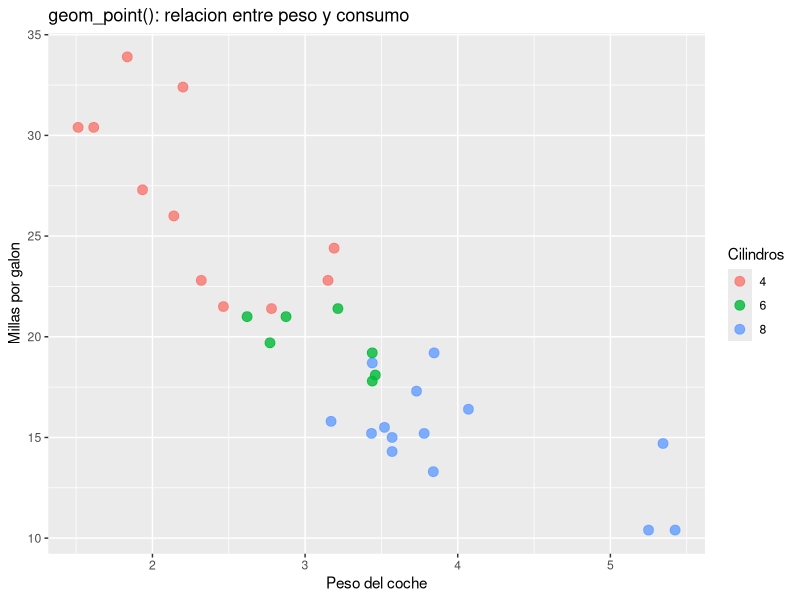
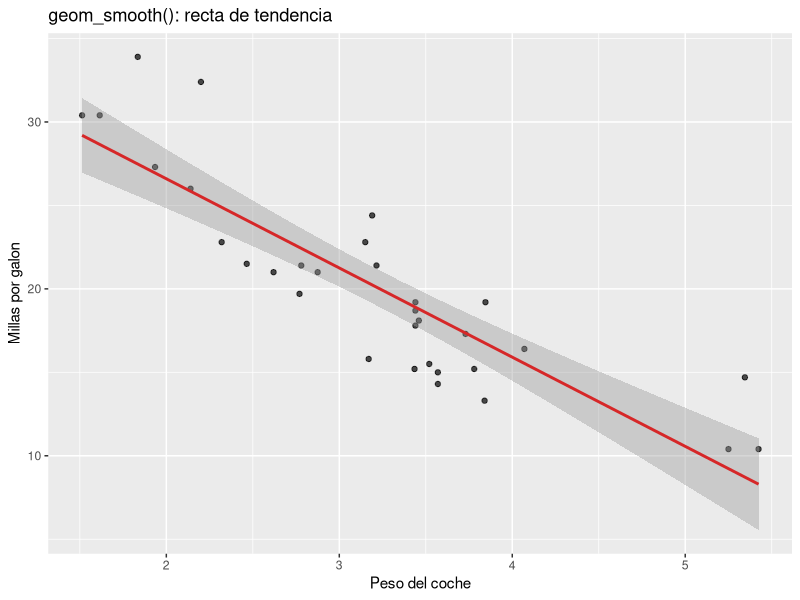
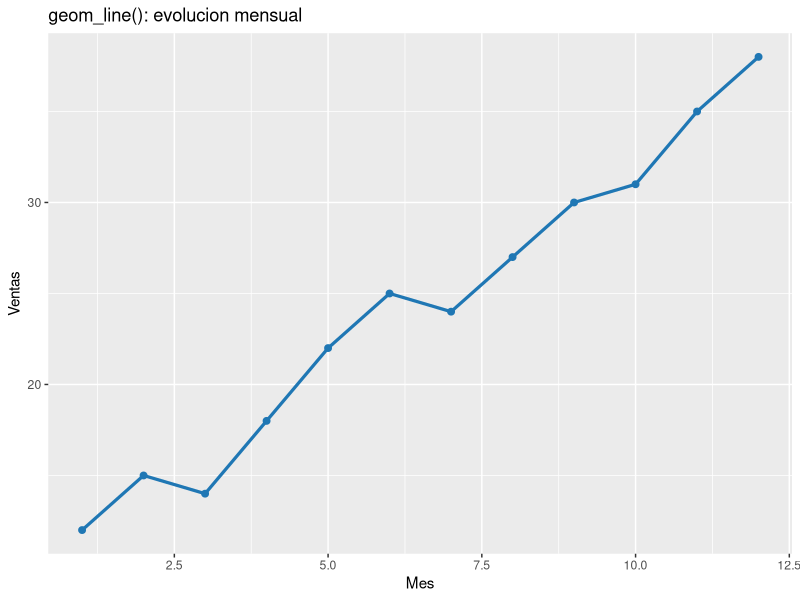
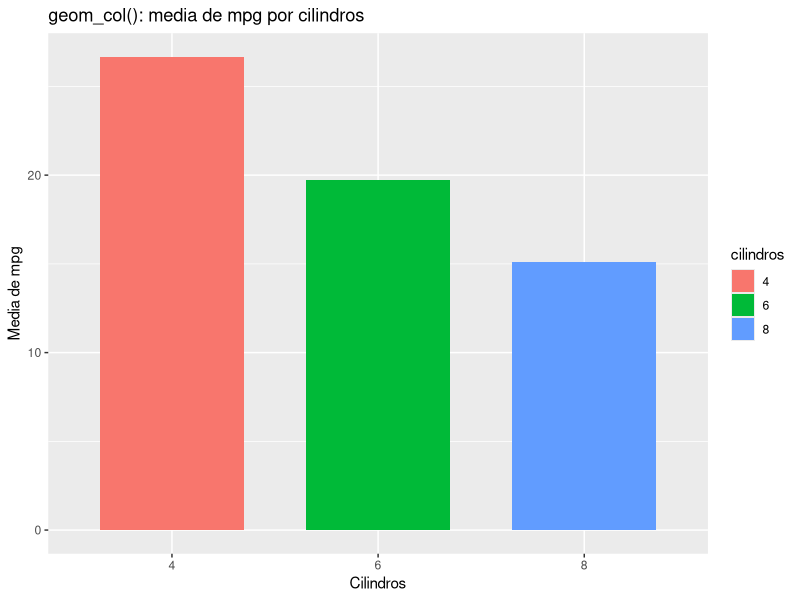
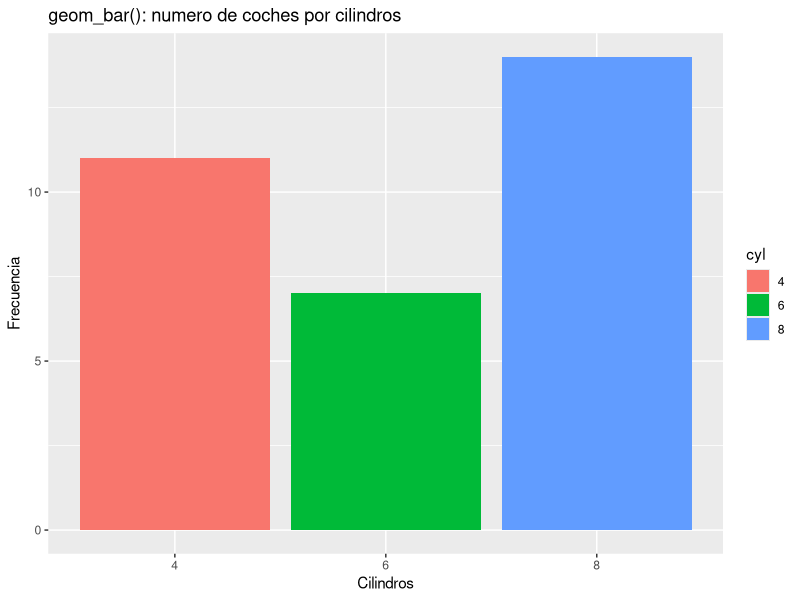
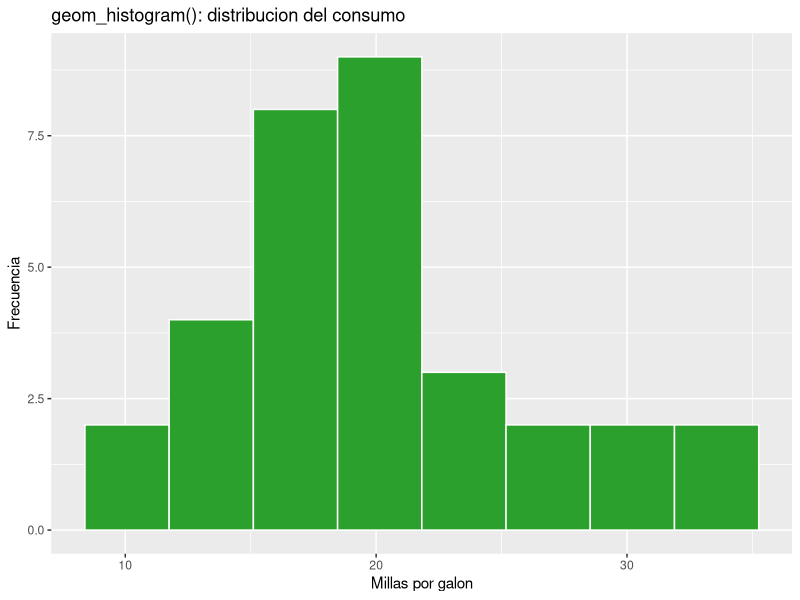
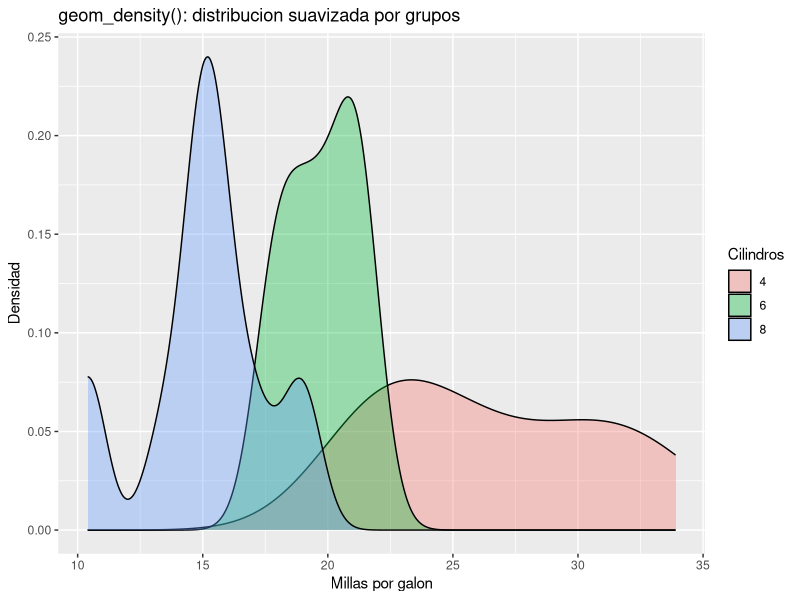
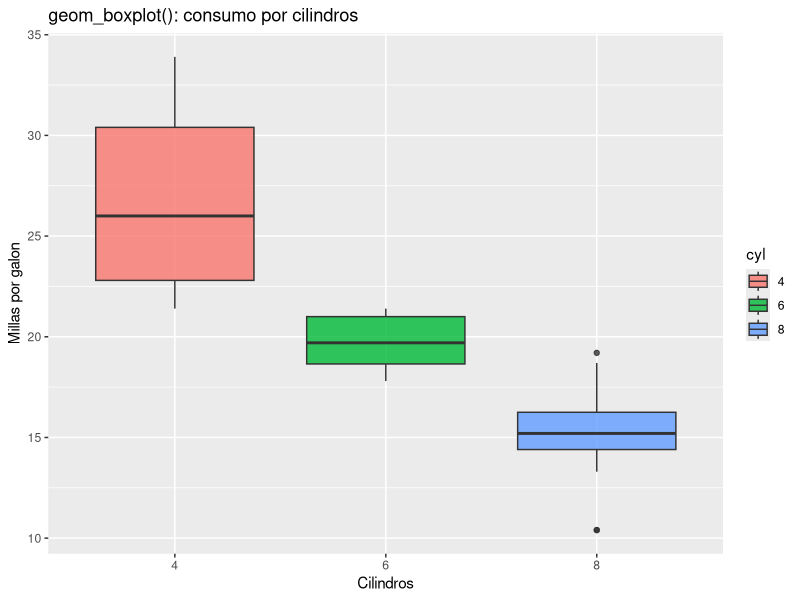

Recreate these plots in R, in order.
# Guia rapida de geoms en ggplot2
# ------------------------------------------------------------
# Un "geom" indica que tipo de capa visual queremos dibujar:
# puntos, lineas, barras, histogramas, cajas, areas, etiquetas, etc.
#
# Estructura basica:
#   ggplot(datos, aes(x = variable_x, y = variable_y)) +
#     geom_...(argumentos)
#
# Instala ggplot2 si hace falta:
#   install.packages("ggplot2")

library(ggplot2)

# Datos de ejemplo incluidos en R
datos <- mtcars
datos$cyl <- factor(datos$cyl)

# 1. geom_point(): nube de puntos
# Util para ver relaciones entre dos variables cuantitativas.
ggplot(datos, aes(x = wt, y = mpg, color = cyl)) +
  geom_point(size = 3, alpha = 0.8) +
  labs(
    title = "geom_point(): relacion entre peso y consumo",
    x = "Peso del coche",
    y = "Millas por galon",
    color = "Cilindros"
  )

# 2. geom_smooth(): tendencia o ajuste
# Se suele combinar con puntos para resumir la relacion media.
ggplot(datos, aes(x = wt, y = mpg)) +
  geom_point(alpha = 0.7) +
  geom_smooth(method = "lm", se = TRUE, color = "#D62728") +
  labs(
    title = "geom_smooth(): recta de tendencia",
    x = "Peso del coche",
    y = "Millas por galon"
  )

# 3. geom_line(): lineas
# Apropiado para series temporales o variables ordenadas.
serie <- data.frame(
  mes = 1:12,
  ventas = c(12, 15, 14, 18, 22, 25, 24, 27, 30, 31, 35, 38)
)

ggplot(serie, aes(x = mes, y = ventas)) +
  geom_line(linewidth = 1.1, color = "#1F77B4") +
  geom_point(size = 2, color = "#1F77B4") +
  labs(
    title = "geom_line(): evolucion mensual",
    x = "Mes",
    y = "Ventas"
  )

# 4. geom_col(): barras con valores ya calculados
# Usalo cuando el eje y ya contiene el valor que quieres representar.
resumen_cyl <- data.frame(
  cilindros = c("4", "6", "8"),
  media_mpg = as.numeric(tapply(datos$mpg, datos$cyl, mean))
)

ggplot(resumen_cyl, aes(x = cilindros, y = media_mpg, fill = cilindros)) +
  geom_col(width = 0.7) +
  labs(
    title = "geom_col(): media de mpg por cilindros",
    x = "Cilindros",
    y = "Media de mpg"
  )

# 5. geom_bar(): barras contando observaciones
# A diferencia de geom_col(), calcula automaticamente frecuencias.
ggplot(datos, aes(x = cyl, fill = cyl)) +
  geom_bar() +
  labs(
    title = "geom_bar(): numero de coches por cilindros",
    x = "Cilindros",
    y = "Frecuencia"
  )

# 6. geom_histogram(): distribucion de una variable continua
# Agrupa los valores en intervalos o bins.
ggplot(datos, aes(x = mpg)) +
  geom_histogram(bins = 8, fill = "#2CA02C", color = "white") +
  labs(
    title = "geom_histogram(): distribucion del consumo",
    x = "Millas por galon",
    y = "Frecuencia"
  )

# 7. geom_density(): densidad suavizada
# Alternativa suavizada al histograma.
ggplot(datos, aes(x = mpg, fill = cyl)) +
  geom_density(alpha = 0.35) +
  labs(
    title = "geom_density(): distribucion suavizada por grupos",
    x = "Millas por galon",
    y = "Densidad",
    fill = "Cilindros"
  )

# 8. geom_boxplot(): cajas y bigotes
# Resume mediana, dispersion y posibles valores atipicos por grupo.
ggplot(datos, aes(x = cyl, y = mpg, fill = cyl)) +
  geom_boxplot(alpha = 0.8) +
  labs(
    title = "geom_boxplot(): consumo por cilindros",
    x = "Cilindros",
    y = "Millas por galon"
  )

# 9. geom_violin(): distribucion por grupo
# Muestra la forma de la distribucion, no solo sus cuantiles.
ggplot(datos, aes(x = cyl, y = mpg, fill = cyl)) +
  geom_violin(alpha = 0.7) +
  geom_boxplot(width = 0.12, fill = "white", alpha = 0.8) +
  labs(
    title = "geom_violin(): forma de la distribucion por grupo",
    x = "Cilindros",
    y = "Millas por galon"
  )

# 10. geom_text() y geom_label(): etiquetas
# Sirven para anotar puntos o valores concretos.
datos_etiquetas <- head(datos[order(datos$mpg, decreasing = TRUE), ], 5)

ggplot(datos, aes(x = wt, y = mpg)) +
  geom_point(alpha = 0.55) +
  geom_label(
    data = datos_etiquetas,
    aes(label = rownames(datos_etiquetas)),
    size = 3,
    fill = "white"
  ) +
  labs(
    title = "geom_label(): anotacion de observaciones destacadas",
    x = "Peso del coche",
    y = "Millas por galon"
  )

# Resumen orientativo:
# - geom_point(): relaciones entre variables numericas.
# - geom_line(): evolucion ordenada o temporal.
# - geom_col(): barras con valores ya calculados.
# - geom_bar(): recuentos automaticos.
# - geom_histogram(): distribuciones con intervalos.
# - geom_density(): distribuciones suavizadas.
# - geom_boxplot(): comparacion de dispersion por grupos.
# - geom_violin(): forma completa de la distribucion por grupos.
# - geom_smooth(): tendencias o ajustes.
# - geom_text()/geom_label(): anotaciones.
